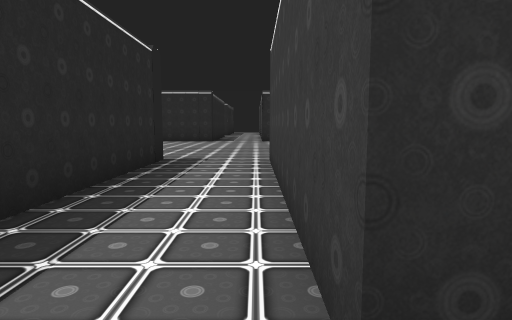
View 1 (above)

24 first-person views from a walk through a Unity game level. The camera is 1.3 m above the floor, tilts 6° down and sees 75° across. The floor is counted in squares, 2 m on a side. Each view is taken from the middle of a square. On the plan, view 1 faces up. The plan holds only what a view shows up to about 10 squares ahead; the rest is blank. The player is left out. Some animated figures are not drawn. Door leaves are left out, so doorways stand open. Some surface patterns are stand-ins.

View 2
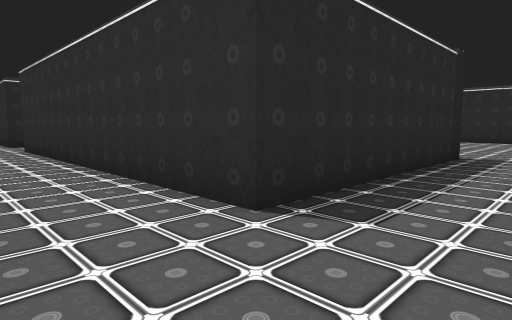

View 3
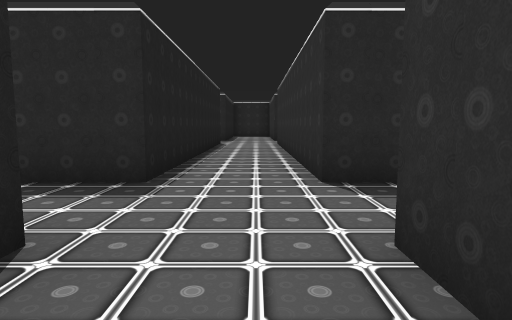

View 4
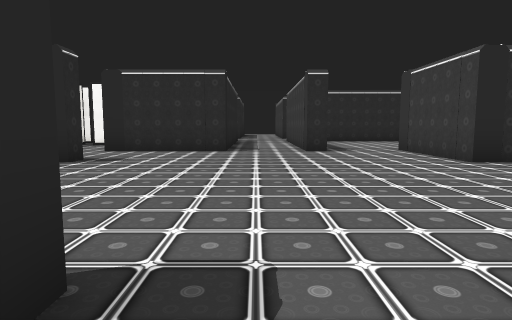

View 5
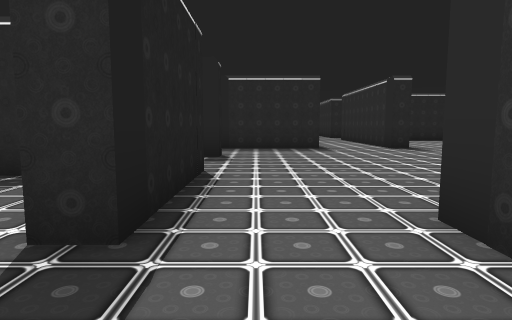

View 6
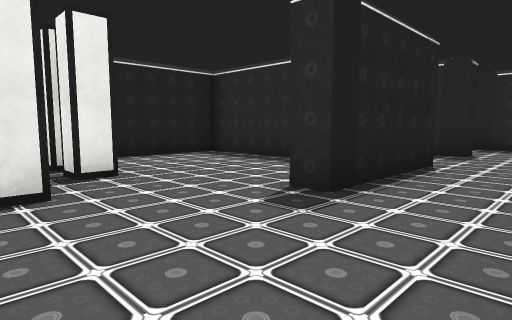

View 7
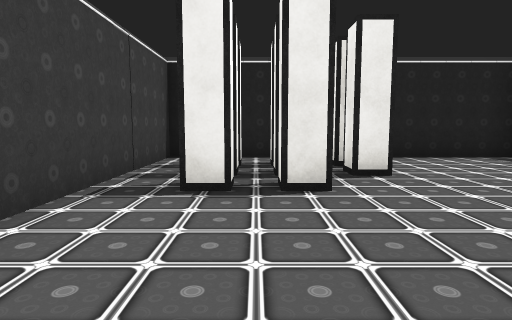

View 8
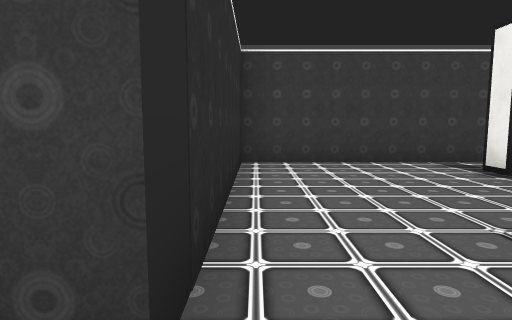

View 9
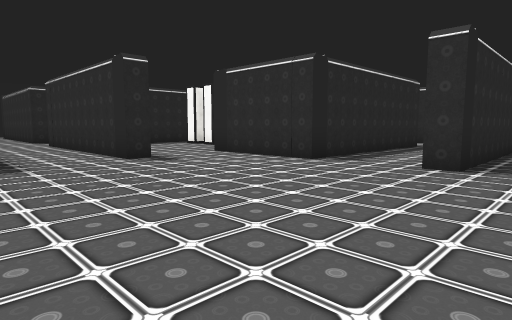

View 10
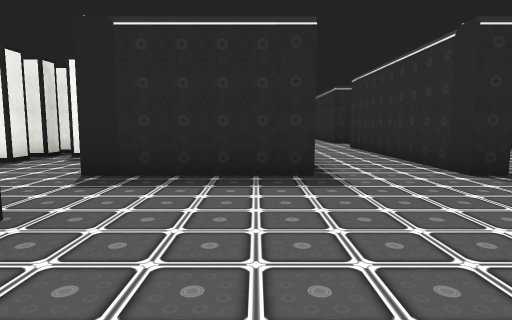

View 11
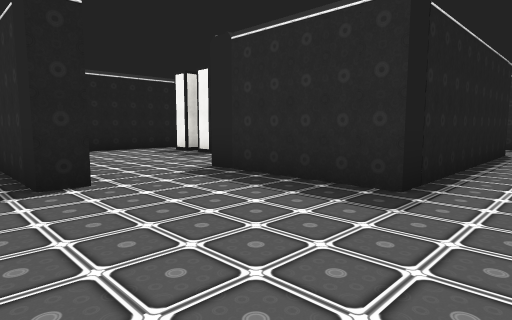

View 12
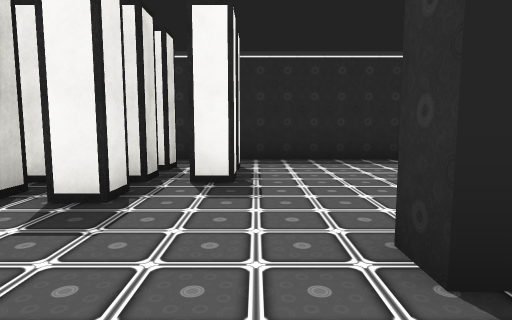

View 13
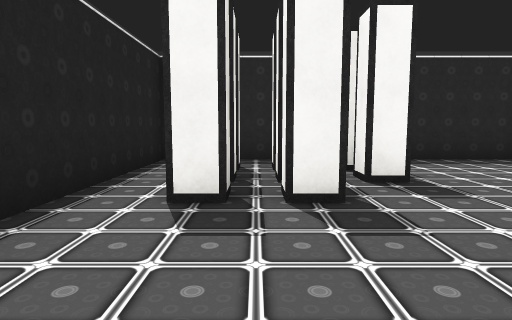

View 14
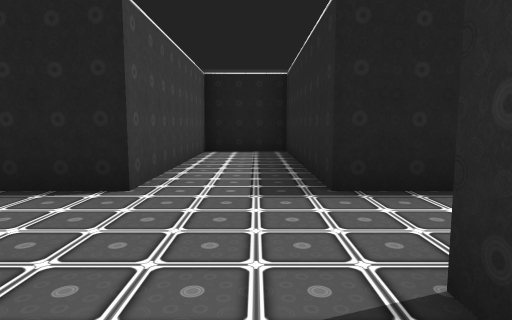

View 15
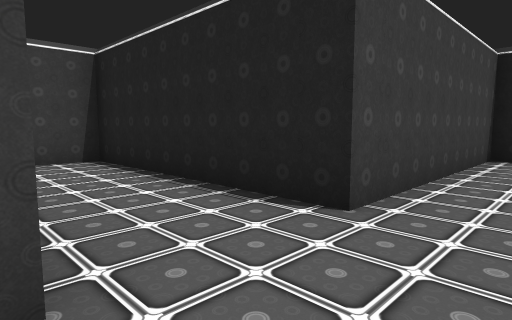

View 16
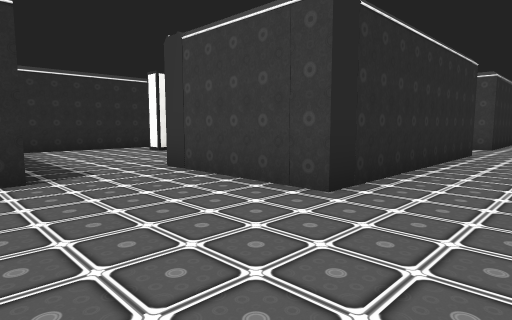

View 17
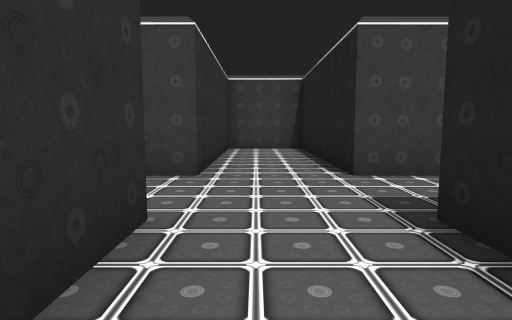

View 18
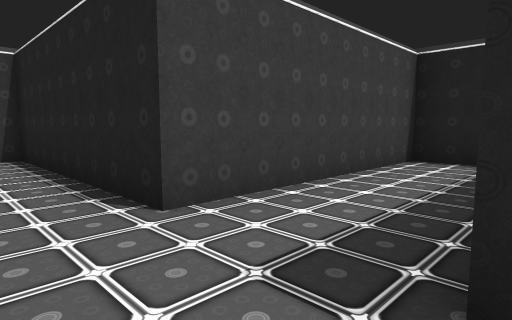

View 19
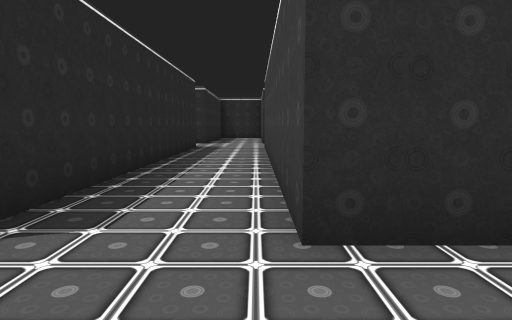

View 20
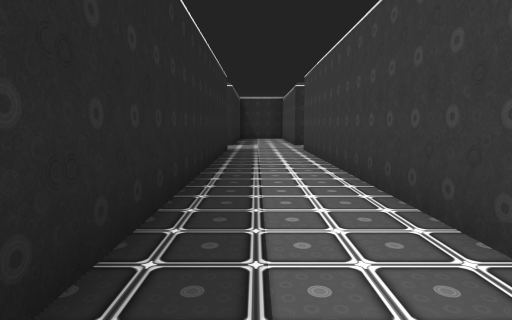

View 21
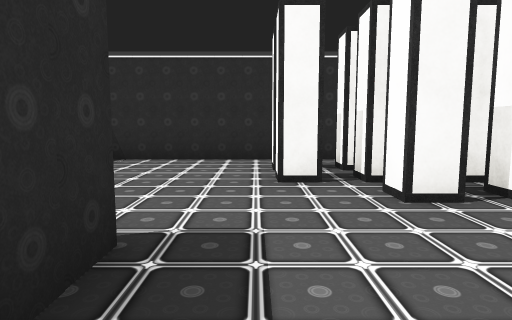

View 22
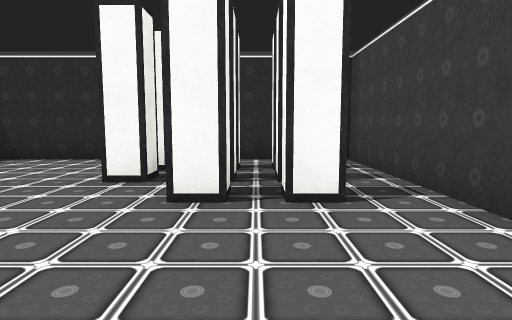

View 23
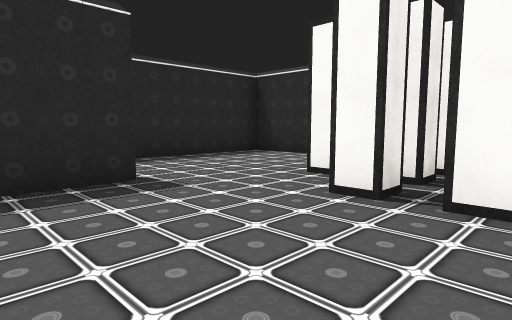

View 24
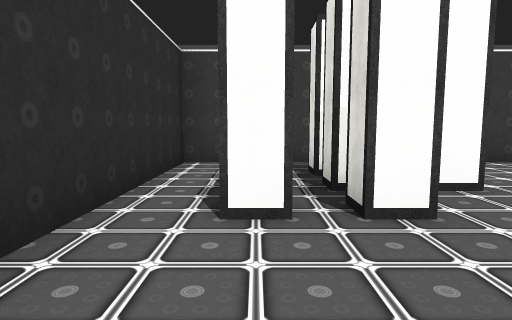

### Floor plan
Points are (right, up) in squares from view 1. A wall is a line through its corners. A room is listed if a view was taken in it or the views show most of it. See-through windows are left out.
Room 1 (views 1, 2, 3, 4, 14, 15)
walls: (1.1, 0.8) (0.2, 0.8) (0.2, 6.3); (-5.9, -1.3) (-1.7, -1.3) (-1.7, -6.3) (0.2, -6.3) (0.2, -1.3) (5.2, -1.3) (5.2, -0.2); (-1.7, 6.3) (-1.7, 0.8) (-6, 0.8)
ways out: open door at (-0.5, 6) to room 3; open door at (-6, -0.5)
Room 2 (views 5, 6, 7)
walls: (3.2, 6.3) (3.2, 5.7); (5.6, 1.3) (7.7, 1.3) (7.7, 8.3) (2.7, 8.3); (0.8, 4) (0.8, 1.3) (3.2, 1.3)
ways out: open door at (3, 8.5) to room 3
objects: server (4, 2) to (5, 3); server (4, 4) to (5, 4); server (5, 5) to (6, 5); server (6, 2) to (6, 3); server (6, 4); server (7, 2) to (7, 3); server (7, 4); server (7, 5)
Room 3 (views 8, 9, 10, 11, 16)
walls: (-1.7, 13.3) (-4.8, 13.3); (-4.3, 8.7) (-4.3, 5.8); (-4.3, 11.4) (-4.3, 10.8); (0.8, 13.3) (0.2, 13.3); (2.8, 10.8) (2.8, 13.9); (-2.2, 6.3) (-1.7, 6.3); (0.2, 6.3) (3.2, 6.3)
ways out: open door at (-0.5, 6) to room 1; open door at (3, 8.5) to room 2; open door at (-4.5, 9.5) to room 4; open door at (-3.5, 6) to room 4; open door at (0.5, 13.5) to room 6; open door at (-4.5, 12.5)
Room 4 (views 12, 13)
walls: (-4.3, 5.8) (-4.8, 5.8); (-9.2, 7.9) (-9.2, 1.3) (-3.9, 1.3)
ways out: open door at (-4.5, 9.5) to room 3; open door at (-3.5, 6) to room 3
objects: server (-8, 3); server (-8, 4); server (-8, 5); server (-7, 3); server (-7, 4); server (-7, 5); server (-6, 3); server (-6, 4)
Room 5 (views 17, 18, 19, 20)
walls: (7.5, 8.7) (8.2, 8.7); (9.1, 3.7) (10.3, 3.7) (10.3, 8.7) (15.2, 8.7) (15.2, 10.8) (10.3, 10.8) (10.3, 15.1); (8.3, 15.1) (8.3, 10.8) (2.8, 10.8)
ways out: open door at (9.5, 15)
Room 6 (views 21, 22, 23, 24)
walls: (3.2, 13.9) (3.2, 12.4); (7.7, 12.5) (7.7, 18.2) (0.8, 18.2) (0.8, 13.3)
ways out: open door at (0.5, 13.5) to room 3; open door at (4.5, 19.5)
objects: server (5, 16); server (5, 17); server (6, 15); server (6, 16); server (6, 17); server (7, 15); server (7, 16); server (7, 17)

Positions as (right, up) in squares from view 1, and headings:
1: (0, 0), facing up
2: (0, -1), facing up-left
3: (2, 0), facing left
4: (-1, 5), facing up
5: (5, 7), facing left
6: (6, 8), facing down-left
7: (6, 8), facing down
8: (2, 8), facing right
9: (2, 8), facing up-left
10: (0, 8), facing left
11: (-1, 10), facing down-left
12: (-3, 5), facing left
13: (-3, 3), facing left
14: (-1, 2), facing down
15: (-1, 1), facing down-right
16: (0, 9), facing up-right
17: (6, 10), facing right
18: (8, 10), facing down-right
19: (10, 9), facing up
20: (9, 10), facing up
21: (4, 12), facing up
22: (6, 12), facing up
23: (7, 12), facing up-left
24: (2, 17), facing right
